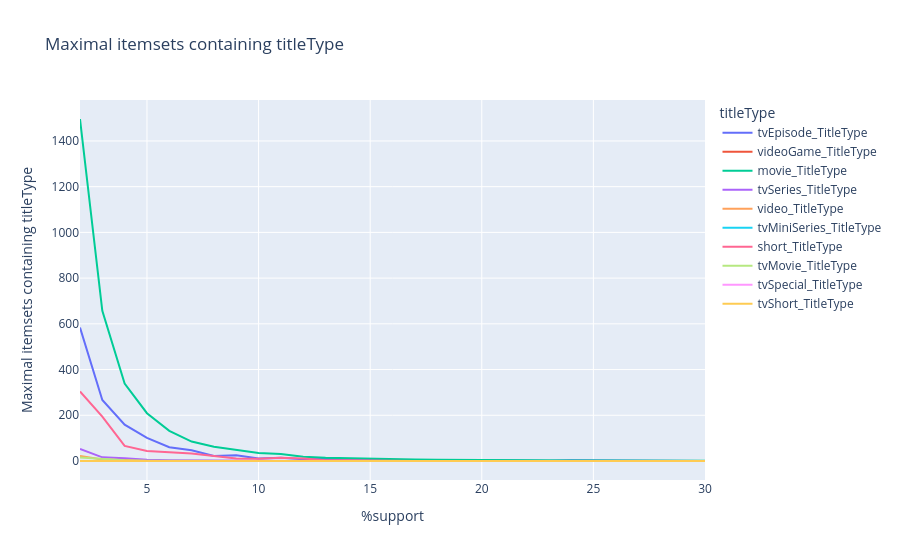

Notebook cell for this chart:
### Code cell
x = np.arange(min_sup, max_supp)
fig = go.Figure()

for tt in title_types:
    fig.add_trace(go.Scatter(x=x, y=results[tt], mode='lines', name=tt))

fig.update_layout(
    title="Maximal itemsets containing titleType",
    xaxis_title="%support",
    yaxis_title="Maximal itemsets containing titleType",
    legend_title="titleType"
)
fig.show()

### Figure 1 — Plotly figure (JSON) as saved in the notebook; plotly's stock layout.template omitted (floating-point values rounded to 4 significant figures)
{"data": [{"mode": "lines", "name": "tvEpisode_TitleType", "type": "scatter", "x": [2, 3, 4, 5, 6, 7, 8, 9, 10, 11, 12, 13, 14, 15, 16, 17, 18, 19, 20, 21, 22, 23, 24, 25, 26, 27, 28, 29, 30], "y": [584, 267, 159, 101, 60, 47, 22, 25, 11, 14, 8, 10, 8, 8, 4, 2, 1, 4, 3, 2, 2, 1, 3, 2, 1, 2, 1, 0, 0]}, {"mode": "lines", "name": "videoGame_TitleType", "type": "scatter", "x": [2, 3, 4, 5, 6, 7, 8, 9, 10, 11, 12, 13, 14, 15, 16, 17, 18, 19, 20, 21, 22, 23, 24, 25, 26, 27, 28, 29, 30], "y": [0, 0, 0, 0, 0, 0, 0, 0, 0, 0, 0, 0, 0, 0, 0, 0, 0, 0, 0, 0, 0, 0, 0, 0, 0, 0, 0, 0, 0]}, {"mode": "lines", "name": "movie_TitleType", "type": "scatter", "x": [2, 3, 4, 5, 6, 7, 8, 9, 10, 11, 12, 13, 14, 15, 16, 17, 18, 19, 20, 21, 22, 23, 24, 25, 26, 27, 28, 29, 30], "y": [1496, 657, 339, 209, 132, 85, 62, 50, 35, 31, 19, 14, 13, 12, 10, 7, 5, 4, 6, 3, 2, 2, 2, 2, 2, 2, 1, 1, 1]}, {"mode": "lines", "name": "tvSeries_TitleType", "type": "scatter", "x": [2, 3, 4, 5, 6, 7, 8, 9, 10, 11, 12, 13, 14, 15, 16, 17, 18, 19, 20, 21, 22, 23, 24, 25, 26, 27, 28, 29, 30], "y": [53, 16, 12, 5, 3, 2, 1, 0, 0, 0, 0, 0, 0, 0, 0, 0, 0, 0, 0, 0, 0, 0, 0, 0, 0, 0, 0, 0, 0]}, {"mode": "lines", "name": "video_TitleType", "type": "scatter", "x": [2, 3, 4, 5, 6, 7, 8, 9, 10, 11, 12, 13, 14, 15, 16, 17, 18, 19, 20, 21, 22, 23, 24, 25, 26, 27, 28, 29, 30], "y": [22, 7, 4, 0, 0, 0, 0, 0, 0, 0, 0, 0, 0, 0, 0, 0, 0, 0, 0, 0, 0, 0, 0, 0, 0, 0, 0, 0, 0]}, {"mode": "lines", "name": "tvMiniSeries_TitleType", "type": "scatter", "x": [2, 3, 4, 5, 6, 7, 8, 9, 10, 11, 12, 13, 14, 15, 16, 17, 18, 19, 20, 21, 22, 23, 24, 25, 26, 27, 28, 29, 30], "y": [0, 0, 0, 0, 0, 0, 0, 0, 0, 0, 0, 0, 0, 0, 0, 0, 0, 0, 0, 0, 0, 0, 0, 0, 0, 0, 0, 0, 0]}, {"mode": "lines", "name": "short_TitleType", "type": "scatter", "x": [2, 3, 4, 5, 6, 7, 8, 9, 10, 11, 12, 13, 14, 15, 16, 17, 18, 19, 20, 21, 22, 23, 24, 25, 26, 27, 28, 29, 30], "y": [304, 194, 66, 44, 38, 33, 22, 11, 10, 14, 11, 3, 3, 1, 0, 0, 0, 0, 0, 0, 0, 0, 0, 0, 0, 0, 0, 0, 0]}, {"mode": "lines", "name": "tvMovie_TitleType", "type": "scatter", "x": [2, 3, 4, 5, 6, 7, 8, 9, 10, 11, 12, 13, 14, 15, 16, 17, 18, 19, 20, 21, 22, 23, 24, 25, 26, 27, 28, 29, 30], "y": [15, 8, 3, 1, 0, 0, 0, 0, 0, 0, 0, 0, 0, 0, 0, 0, 0, 0, 0, 0, 0, 0, 0, 0, 0, 0, 0, 0, 0]}, {"mode": "lines", "name": "tvSpecial_TitleType", "type": "scatter", "x": [2, 3, 4, 5, 6, 7, 8, 9, 10, 11, 12, 13, 14, 15, 16, 17, 18, 19, 20, 21, 22, 23, 24, 25, 26, 27, 28, 29, 30], "y": [0, 0, 0, 0, 0, 0, 0, 0, 0, 0, 0, 0, 0, 0, 0, 0, 0, 0, 0, 0, 0, 0, 0, 0, 0, 0, 0, 0, 0]}, {"mode": "lines", "name": "tvShort_TitleType", "type": "scatter", "x": [2, 3, 4, 5, 6, 7, 8, 9, 10, 11, 12, 13, 14, 15, 16, 17, 18, 19, 20, 21, 22, 23, 24, 25, 26, 27, 28, 29, 30], "y": [0, 0, 0, 0, 0, 0, 0, 0, 0, 0, 0, 0, 0, 0, 0, 0, 0, 0, 0, 0, 0, 0, 0, 0, 0, 0, 0, 0, 0]}], "layout": {"legend": {"title": {"text": "titleType"}}, "title": {"text": "Maximal itemsets containing titleType"}, "xaxis": {"title": {"text": "%support"}}, "yaxis": {"title": {"text": "Maximal itemsets containing titleType"}}}}
